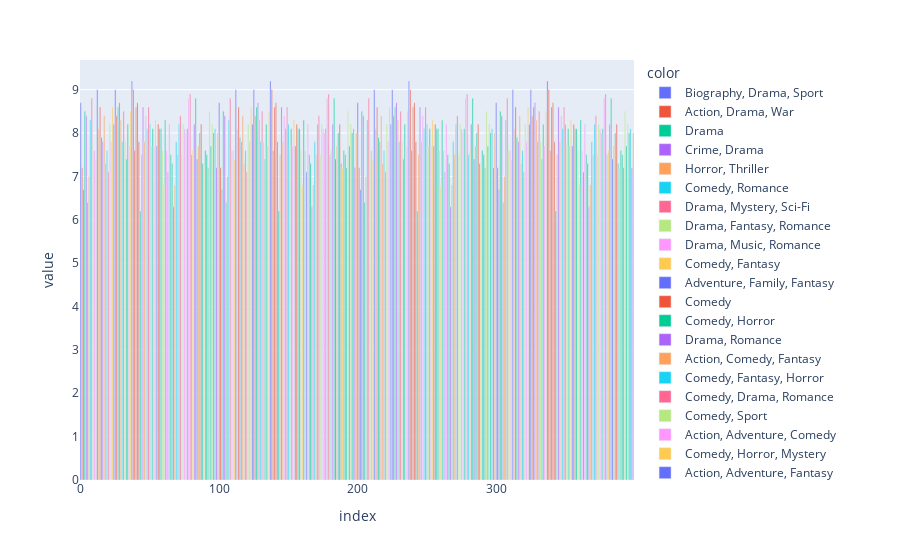

The notebook cell this image was saved under:
### Code cell
fig = px.bar(df["Ratings"],color=df["Genre"])
fig.update_xaxes(categoryorder="sum descending")

### Figure 1 — Plotly figure (JSON) as saved in the notebook; plotly's stock layout.template omitted (floating-point values rounded to 4 significant figures)
{"data": [{"alignmentgroup": "True", "hovertemplate": "color=Biography, Drama, Sport            <br>index=%{x}<br>value=%{y}<extra></extra>", "legendgroup": "Biography, Drama, Sport            ", "marker": {"color": "#636efa", "pattern": {"shape": ""}}, "name": "Biography, Drama, Sport            ", "offsetgroup": "Biography, Drama, Sport            ", "orientation": "v", "showlegend": true, "textposition": "auto", "type": "bar", "x": [0, 2, 100, 102, 200, 202, 300, 302], "xaxis": "x", "y": [8.7, 6.7, 8.7, 6.7, 8.7, 6.7, 8.7, 6.7], "yaxis": "y"}, {"alignmentgroup": "True", "hovertemplate": "color=Action, Drama, War            <br>index=%{x}<br>value=%{y}<extra></extra>", "legendgroup": "Action, Drama, War            ", "marker": {"color": "#EF553B", "pattern": {"shape": ""}}, "name": "Action, Drama, War            ", "offsetgroup": "Action, Drama, War            ", "orientation": "v", "showlegend": true, "textposition": "auto", "type": "bar", "x": [1, 101, 201, 301], "xaxis": "x", "y": [7.2, 7.2, 7.2, 7.2], "yaxis": "y"}, {"alignmentgroup": "True", "hovertemplate": "color=Drama            <br>index=%{x}<br>value=%{y}<extra></extra>", "legendgroup": "Drama            ", "marker": {"color": "#00cc96", "pattern": {"shape": ""}}, "name": "Drama            ", "offsetgroup": "Drama            ", "orientation": "v", "showlegend": true, "textposition": "auto", "type": "bar", "x": [3, 5, 33, 34, 52, 77, 83, 90, 92, 103, 105, 133, 134, 152, 177, 183, 190, 192, 203, 205, 233, 234, 252, 277, 283, 290, 292, 303, 305, 333, 334, 352, 377, 383, 390, 392], "xaxis": "x", "y": [8.5, 6.4, 7.4, 8.2, 8.1, 8.1, 8.8, 7.6, 7.2, 8.5, 6.4, 7.4, 8.2, 8.1, 8.1, 8.8, 7.6, 7.2, 8.5, 6.4, 7.4, 8.2, 8.1, 8.1, 8.8, 7.6, 7.2, 8.5, 6.4, 7.4, 8.2, 8.1, 8.1, 8.8, 7.6, 7.2], "yaxis": "y"}, {"alignmentgroup": "True", "hovertemplate": "color=Crime, Drama            <br>index=%{x}<br>value=%{y}<extra></extra>", "legendgroup": "Crime, Drama            ", "marker": {"color": "#ab63fa", "pattern": {"shape": ""}}, "name": "Crime, Drama            ", "offsetgroup": "Crime, Drama            ", "orientation": "v", "showlegend": true, "textposition": "auto", "type": "bar", "x": [4, 82, 104, 182, 204, 282, 304, 382], "xaxis": "x", "y": [8.4, 8.2, 8.4, 8.2, 8.4, 8.2, 8.4, 8.2], "yaxis": "y"}, {"alignmentgroup": "True", "hovertemplate": "color=Horror, Thriller            <br>index=%{x}<br>value=%{y}<extra></extra>", "legendgroup": "Horror, Thriller            ", "marker": {"color": "#FFA15A", "pattern": {"shape": ""}}, "name": "Horror, Thriller            ", "offsetgroup": "Horror, Thriller            ", "orientation": "v", "showlegend": true, "textposition": "auto", "type": "bar", "x": [6, 13, 44, 106, 113, 144, 206, 213, 244, 306, 313, 344], "xaxis": "x", "y": [7, 8.1, 7.5, 7, 8.1, 7.5, 7, 8.1, 7.5, 7, 8.1, 7.5], "yaxis": "y"}, {"alignmentgroup": "True", "hovertemplate": "color=Comedy, Romance            <br>index=%{x}<br>value=%{y}<extra></extra>", "legendgroup": "Comedy, Romance            ", "marker": {"color": "#19d3f3", "pattern": {"shape": ""}}, "name": "Comedy, Romance            ", "offsetgroup": "Comedy, Romance            ", "orientation": "v", "showlegend": true, "textposition": "auto", "type": "bar", "x": [7, 80, 107, 180, 207, 280, 307, 380], "xaxis": "x", "y": [8.3, 7.5, 8.3, 7.5, 8.3, 7.5, 8.3, 7.5], "yaxis": "y"}, {"alignmentgroup": "True", "hovertemplate": "color=Drama, Mystery, Sci-Fi            <br>index=%{x}<br>value=%{y}<extra></extra>", "legendgroup": "Drama, Mystery, Sci-Fi            ", "marker": {"color": "#FF6692", "pattern": {"shape": ""}}, "name": "Drama, Mystery, Sci-Fi            ", "offsetgroup": "Drama, Mystery, Sci-Fi            ", "orientation": "v", "showlegend": true, "textposition": "auto", "type": "bar", "x": [8, 108, 208, 308], "xaxis": "x", "y": [8.8, 8.8, 8.8, 8.8], "yaxis": "y"}, {"alignmentgroup": "True", "hovertemplate": "color=Drama, Fantasy, Romance            <br>index=%{x}<br>value=%{y}<extra></extra>", "legendgroup": "Drama, Fantasy, Romance            ", "marker": {"color": "#B6E880", "pattern": {"shape": ""}}, "name": "Drama, Fantasy, Romance            ", "offsetgroup": "Drama, Fantasy, Romance            ", "orientation": "v", "showlegend": true, "textposition": "auto", "type": "bar", "x": [9, 73, 109, 173, 209, 273, 309, 373], "xaxis": "x", "y": [7.6, 7.5, 7.6, 7.5, 7.6, 7.5, 7.6, 7.5], "yaxis": "y"}, {"alignmentgroup": "True", "hovertemplate": "color=Drama, Music, Romance            <br>index=%{x}<br>value=%{y}<extra></extra>", "legendgroup": "Drama, Music, Romance            ", "marker": {"color": "#FF97FF", "pattern": {"shape": ""}}, "name": "Drama, Music, Romance            ", "offsetgroup": "Drama, Music, Romance            ", "orientation": "v", "showlegend": true, "textposition": "auto", "type": "bar", "x": [10, 110, 210, 310], "xaxis": "x", "y": [7.6, 7.6, 7.6, 7.6], "yaxis": "y"}, {"alignmentgroup": "True", "hovertemplate": "color=Comedy, Fantasy            <br>index=%{x}<br>value=%{y}<extra></extra>", "legendgroup": "Comedy, Fantasy            ", "marker": {"color": "#FECB52", "pattern": {"shape": ""}}, "name": "Comedy, Fantasy            ", "offsetgroup": "Comedy, Fantasy            ", "orientation": "v", "showlegend": true, "textposition": "auto", "type": "bar", "x": [11, 111, 211, 311], "xaxis": "x", "y": [7.4, 7.4, 7.4, 7.4], "yaxis": "y"}, {"alignmentgroup": "True", "hovertemplate": "color=Adventure, Family, Fantasy            <br>index=%{x}<br>value=%{y}<extra></extra>", "legendgroup": "Adventure, Family, Fantasy            ", "marker": {"color": "#636efa", "pattern": {"shape": ""}}, "name": "Adventure, Family, Fantasy            ", "offsetgroup": "Adventure, Family, Fantasy            ", "orientation": "v", "showlegend": true, "textposition": "auto", "type": "bar", "x": [12, 63, 112, 163, 212, 263, 312, 363], "xaxis": "x", "y": [9, 7.1, 9, 7.1, 9, 7.1, 9, 7.1], "yaxis": "y"}, {"alignmentgroup": "True", "hovertemplate": "color=Comedy            <br>index=%{x}<br>value=%{y}<extra></extra>", "legendgroup": "Comedy            ", "marker": {"color": "#EF553B", "pattern": {"shape": ""}}, "name": "Comedy            ", "offsetgroup": "Comedy            ", "orientation": "v", "showlegend": true, "textposition": "auto", "type": "bar", "x": [14, 114, 214, 314], "xaxis": "x", "y": [8.6, 8.6, 8.6, 8.6], "yaxis": "y"}, {"alignmentgroup": "True", "hovertemplate": "color=Comedy, Horror            <br>index=%{x}<br>value=%{y}<extra></extra>", "legendgroup": "Comedy, Horror            ", "marker": {"color": "#00cc96", "pattern": {"shape": ""}}, "name": "Comedy, Horror            ", "offsetgroup": "Comedy, Horror            ", "orientation": "v", "showlegend": true, "textposition": "auto", "type": "bar", "x": [15, 115, 215, 315], "xaxis": "x", "y": [7.9, 7.9, 7.9, 7.9], "yaxis": "y"}, {"alignmentgroup": "True", "hovertemplate": "color=Drama, Romance            <br>index=%{x}<br>value=%{y}<extra></extra>", "legendgroup": "Drama, Romance            ", "marker": {"color": "#ab63fa", "pattern": {"shape": ""}}, "name": "Drama, Romance            ", "offsetgroup": "Drama, Romance            ", "orientation": "v", "showlegend": true, "textposition": "auto", "type": "bar", "x": [16, 116, 216, 316], "xaxis": "x", "y": [7.8, 7.8, 7.8, 7.8], "yaxis": "y"}, {"alignmentgroup": "True", "hovertemplate": "color=Action, Comedy, Fantasy            <br>index=%{x}<br>value=%{y}<extra></extra>", "legendgroup": "Action, Comedy, Fantasy            ", "marker": {"color": "#FFA15A", "pattern": {"shape": ""}}, "name": "Action, Comedy, Fantasy            ", "offsetgroup": "Action, Comedy, Fantasy            ", "orientation": "v", "showlegend": true, "textposition": "auto", "type": "bar", "x": [17, 18, 117, 118, 217, 218, 317, 318], "xaxis": "x", "y": [8.4, 7.3, 8.4, 7.3, 8.4, 7.3, 8.4, 7.3], "yaxis": "y"}, {"alignmentgroup": "True", "hovertemplate": "color=Comedy, Fantasy, Horror            <br>index=%{x}<br>value=%{y}<extra></extra>", "legendgroup": "Comedy, Fantasy, Horror            ", "marker": {"color": "#19d3f3", "pattern": {"shape": ""}}, "name": "Comedy, Fantasy, Horror            ", "offsetgroup": "Comedy, Fantasy, Horror            ", "orientation": "v", "showlegend": true, "textposition": "auto", "type": "bar", "x": [19, 119, 219, 319], "xaxis": "x", "y": [7.6, 7.6, 7.6, 7.6], "yaxis": "y"}, {"alignmentgroup": "True", "hovertemplate": "color=Comedy, Drama, Romance            <br>index=%{x}<br>value=%{y}<extra></extra>", "legendgroup": "Comedy, Drama, Romance            ", "marker": {"color": "#FF6692", "pattern": {"shape": ""}}, "name": "Comedy, Drama, Romance            ", "offsetgroup": "Comedy, Drama, Romance            ", "orientation": "v", "showlegend": true, "textposition": "auto", "type": "bar", "x": [20, 79, 120, 179, 220, 279, 320, 379], "xaxis": "x", "y": [7.1, 8.9, 7.1, 8.9, 7.1, 8.9, 7.1, 8.9], "yaxis": "y"}, {"alignmentgroup": "True", "hovertemplate": "color=Comedy, Sport            <br>index=%{x}<br>value=%{y}<extra></extra>", "legendgroup": "Comedy, Sport            ", "marker": {"color": "#B6E880", "pattern": {"shape": ""}}, "name": "Comedy, Sport            ", "offsetgroup": "Comedy, Sport            ", "orientation": "v", "showlegend": true, "textposition": "auto", "type": "bar", "x": [21, 121, 221, 321], "xaxis": "x", "y": [8.2, 8.2, 8.2, 8.2], "yaxis": "y"}, {"alignmentgroup": "True", "hovertemplate": "color=Action, Adventure, Comedy            <br>index=%{x}<br>value=%{y}<extra></extra>", "legendgroup": "Action, Adventure, Comedy            ", "marker": {"color": "#FF97FF", "pattern": {"shape": ""}}, "name": "Action, Adventure, Comedy            ", "offsetgroup": "Action, Adventure, Comedy            ", "orientation": "v", "showlegend": true, "textposition": "auto", "type": "bar", "x": [22, 47, 62, 122, 147, 162, 222, 247, 262, 322, 347, 362], "xaxis": "x", "y": [7.8, 8.4, 7.6, 7.8, 8.4, 7.6, 7.8, 8.4, 7.6, 7.8, 8.4, 7.6], "yaxis": "y"}, {"alignmentgroup": "True", "hovertemplate": "color=Comedy, Horror, Mystery            <br>index=%{x}<br>value=%{y}<extra></extra>", "legendgroup": "Comedy, Horror, Mystery            ", "marker": {"color": "#FECB52", "pattern": {"shape": ""}}, "name": "Comedy, Horror, Mystery            ", "offsetgroup": "Comedy, Horror, Mystery            ", "orientation": "v", "showlegend": true, "textposition": "auto", "type": "bar", "x": [23, 123, 223, 323], "xaxis": "x", "y": [8.6, 8.6, 8.6, 8.6], "yaxis": "y"}, {"alignmentgroup": "True", "hovertemplate": "color=Action, Adventure, Fantasy            <br>index=%{x}<br>value=%{y}<extra></extra>", "legendgroup": "Action, Adventure, Fantasy            ", "marker": {"color": "#636efa", "pattern": {"shape": ""}}, "name": "Action, Adventure, Fantasy            ", "offsetgroup": "Action, Adventure, Fantasy            ", "orientation": "v", "showlegend": true, "textposition": "auto", "type": "bar", "x": [24, 25, 124, 125, 224, 225, 324, 325], "xaxis": "x", "y": [8.2, 9, 8.2, 9, 8.2, 9, 8.2, 9], "yaxis": "y"}, {"alignmentgroup": "True", "hovertemplate": "color=Comedy, Music, Romance            <br>index=%{x}<br>value=%{y}<extra></extra>", "legendgroup": "Comedy, Music, Romance            ", "marker": {"color": "#EF553B", "pattern": {"shape": ""}}, "name": "Comedy, Music, Romance            ", "offsetgroup": "Comedy, Music, Romance            ", "orientation": "v", "showlegend": true, "textposition": "auto", "type": "bar", "x": [26, 126, 226, 326], "xaxis": "x", "y": [8.4, 8.4, 8.4, 8.4], "yaxis": "y"}, {"alignmentgroup": "True", "hovertemplate": "color=Action, Adventure, Sci-Fi            <br>index=%{x}<br>value=%{y}<extra></extra>", "legendgroup": "Action, Adventure, Sci-Fi            ", "marker": {"color": "#00cc96", "pattern": {"shape": ""}}, "name": "Action, Adventure, Sci-Fi            ", "offsetgroup": "Action, Adventure, Sci-Fi            ", "orientation": "v", "showlegend": true, "textposition": "auto", "type": "bar", "x": [27, 57, 65, 66, 86, 88, 91, 127, 157, 165, 166, 186, 188, 191, 227, 257, 265, 266, 286, 288, 291, 327, 357, 365, 366, 386, 388, 391], "xaxis": "x", "y": [8.6, 8.1, 7.5, 7.3, 8, 7.3, 7.5, 8.6, 8.1, 7.5, 7.3, 8, 7.3, 7.5, 8.6, 8.1, 7.5, 7.3, 8, 7.3, 7.5, 8.6, 8.1, 7.5, 7.3, 8, 7.3, 7.5], "yaxis": "y"}, {"alignmentgroup": "True", "hovertemplate": "color=Action, Drama, Horror            <br>index=%{x}<br>value=%{y}<extra></extra>", "legendgroup": "Action, Drama, Horror            ", "marker": {"color": "#ab63fa", "pattern": {"shape": ""}}, "name": "Action, Drama, Horror            ", "offsetgroup": "Action, Drama, Horror            ", "orientation": "v", "showlegend": true, "textposition": "auto", "type": "bar", "x": [28, 128, 228, 328], "xaxis": "x", "y": [8.7, 8.7, 8.7, 8.7], "yaxis": "y"}, {"alignmentgroup": "True", "hovertemplate": "color=Horror, Mystery, Thriller            <br>index=%{x}<br>value=%{y}<extra></extra>", "legendgroup": "Horror, Mystery, Thriller            ", "marker": {"color": "#FFA15A", "pattern": {"shape": ""}}, "name": "Horror, Mystery, Thriller            ", "offsetgroup": "Horror, Mystery, Thriller            ", "orientation": "v", "showlegend": true, "textposition": "auto", "type": "bar", "x": [29, 70, 99, 129, 170, 199, 229, 270, 299, 329, 370, 399], "xaxis": "x", "y": [8.3, 7.5, 8, 8.3, 7.5, 8, 8.3, 7.5, 8, 8.3, 7.5, 8], "yaxis": "y"}, {"alignmentgroup": "True", "hovertemplate": "color=Action, Adventure            <br>index=%{x}<br>value=%{y}<extra></extra>", "legendgroup": "Action, Adventure            ", "marker": {"color": "#19d3f3", "pattern": {"shape": ""}}, "name": "Action, Adventure            ", "offsetgroup": "Action, Adventure            ", "orientation": "v", "showlegend": true, "textposition": "auto", "type": "bar", "x": [30, 130, 230, 330], "xaxis": "x", "y": [7.8, 7.8, 7.8, 7.8], "yaxis": "y"}, {"alignmentgroup": "True", "hovertemplate": "color=Action, Crime, Fantasy            <br>index=%{x}<br>value=%{y}<extra></extra>", "legendgroup": "Action, Crime, Fantasy            ", "marker": {"color": "#FF6692", "pattern": {"shape": ""}}, "name": "Action, Crime, Fantasy            ", "offsetgroup": "Action, Crime, Fantasy            ", "orientation": "v", "showlegend": true, "textposition": "auto", "type": "bar", "x": [31, 131, 231, 331], "xaxis": "x", "y": [8.5, 8.5, 8.5, 8.5], "yaxis": "y"}, {"alignmentgroup": "True", "hovertemplate": "color=Action, Crime, Thriller            <br>index=%{x}<br>value=%{y}<extra></extra>", "legendgroup": "Action, Crime, Thriller            ", "marker": {"color": "#B6E880", "pattern": {"shape": ""}}, "name": "Action, Crime, Thriller            ", "offsetgroup": "Action, Crime, Thriller            ", "orientation": "v", "showlegend": true, "textposition": "auto", "type": "bar", "x": [32, 59, 93, 95, 132, 159, 193, 195, 232, 259, 293, 295, 332, 359, 393, 395], "xaxis": "x", "y": [7.8, 7.6, 8.5, 8.2, 7.8, 7.6, 8.5, 8.2, 7.8, 7.6, 8.5, 8.2, 7.8, 7.6, 8.5, 8.2], "yaxis": "y"}, {"alignmentgroup": "True", "hovertemplate": "color=Comedy, Drama            <br>index=%{x}<br>value=%{y}<extra></extra>", "legendgroup": "Comedy, Drama            ", "marker": {"color": "#FF97FF", "pattern": {"shape": ""}}, "name": "Comedy, Drama            ", "offsetgroup": "Comedy, Drama            ", "orientation": "v", "showlegend": true, "textposition": "auto", "type": "bar", "x": [35, 64, 78, 135, 164, 178, 235, 264, 278, 335, 364, 378], "xaxis": "x", "y": [7.7, 8.2, 8.8, 7.7, 8.2, 8.8, 7.7, 8.2, 8.8, 7.7, 8.2, 8.8], "yaxis": "y"}, {"alignmentgroup": "True", "hovertemplate": "color=Action, Adventure, Drama            <br>index=%{x}<br>value=%{y}<extra></extra>", "legendgroup": "Action, Adventure, Drama            ", "marker": {"color": "#FECB52", "pattern": {"shape": ""}}, "name": "Action, Adventure, Drama            ", "offsetgroup": "Action, Adventure, Drama            ", "orientation": "v", "showlegend": true, "textposition": "auto", "type": "bar", "x": [36, 89, 136, 189, 236, 289, 336, 389], "xaxis": "x", "y": [8.5, 7.2, 8.5, 7.2, 8.5, 7.2, 8.5, 7.2], "yaxis": "y"}, {"alignmentgroup": "True", "hovertemplate": "color=Action, Drama, Sci-Fi            <br>index=%{x}<br>value=%{y}<extra></extra>", "legendgroup": "Action, Drama, Sci-Fi            ", "marker": {"color": "#636efa", "pattern": {"shape": ""}}, "name": "Action, Drama, Sci-Fi            ", "offsetgroup": "Action, Drama, Sci-Fi            ", "orientation": "v", "showlegend": true, "textposition": "auto", "type": "bar", "x": [37, 137, 237, 337], "xaxis": "x", "y": [9.2, 9.2, 9.2, 9.2], "yaxis": "y"}, {"alignmentgroup": "True", "hovertemplate": "color=Drama, Sport            <br>index=%{x}<br>value=%{y}<extra></extra>", "legendgroup": "Drama, Sport            ", "marker": {"color": "#EF553B", "pattern": {"shape": ""}}, "name": "Drama, Sport            ", "offsetgroup": "Drama, Sport            ", "orientation": "v", "showlegend": true, "textposition": "auto", "type": "bar", "x": [38, 39, 40, 41, 42, 138, 139, 140, 141, 142, 238, 239, 240, 241, 242, 338, 339, 340, 341, 342], "xaxis": "x", "y": [9, 7.6, 8.6, 8.7, 7.8, 9, 7.6, 8.6, 8.7, 7.8, 9, 7.6, 8.6, 8.7, 7.8, 9, 7.6, 8.6, 8.7, 7.8], "yaxis": "y"}, {"alignmentgroup": "True", "hovertemplate": "color=Biography, Crime, Drama            <br>index=%{x}<br>value=%{y}<extra></extra>", "legendgroup": "Biography, Crime, Drama            ", "marker": {"color": "#00cc96", "pattern": {"shape": ""}}, "name": "Biography, Crime, Drama            ", "offsetgroup": "Biography, Crime, Drama            ", "orientation": "v", "showlegend": true, "textposition": "auto", "type": "bar", "x": [43, 61, 94, 143, 161, 194, 243, 261, 294, 343, 361, 394], "xaxis": "x", "y": [6.2, 8.3, 7.7, 6.2, 8.3, 7.7, 6.2, 8.3, 7.7, 6.2, 8.3, 7.7], "yaxis": "y"}, {"alignmentgroup": "True", "hovertemplate": "color=Action, Adventure, Family            <br>index=%{x}<br>value=%{y}<extra></extra>", "legendgroup": "Action, Adventure, Family            ", "marker": {"color": "#ab63fa", "pattern": {"shape": ""}}, "name": "Action, Adventure, Family            ", "offsetgroup": "Action, Adventure, Family            ", "orientation": "v", "showlegend": true, "textposition": "auto", "type": "bar", "x": [45, 145, 245, 345], "xaxis": "x", "y": [8.6, 8.6, 8.6, 8.6], "yaxis": "y"}, {"alignmentgroup": "True", "hovertemplate": "color=Horror, Mystery            <br>index=%{x}<br>value=%{y}<extra></extra>", "legendgroup": "Horror, Mystery            ", "marker": {"color": "#FFA15A", "pattern": {"shape": ""}}, "name": "Horror, Mystery            ", "offsetgroup": "Horror, Mystery            ", "orientation": "v", "showlegend": true, "textposition": "auto", "type": "bar", "x": [46, 146, 246, 346], "xaxis": "x", "y": [7.8, 7.8, 7.8, 7.8], "yaxis": "y"}, {"alignmentgroup": "True", "hovertemplate": "color=Crime, Drama, Thriller            <br>index=%{x}<br>value=%{y}<extra></extra>", "legendgroup": "Crime, Drama, Thriller            ", "marker": {"color": "#19d3f3", "pattern": {"shape": ""}}, "name": "Crime, Drama, Thriller            ", "offsetgroup": "Crime, Drama, Thriller            ", "orientation": "v", "showlegend": true, "textposition": "auto", "type": "bar", "x": [48, 50, 97, 148, 150, 197, 248, 250, 297, 348, 350, 397], "xaxis": "x", "y": [8.1, 8.2, 8.1, 8.1, 8.2, 8.1, 8.1, 8.2, 8.1, 8.1, 8.2, 8.1], "yaxis": "y"}, {"alignmentgroup": "True", "hovertemplate": "color=Biography, Drama, History            <br>index=%{x}<br>value=%{y}<extra></extra>", "legendgroup": "Biography, Drama, History            ", "marker": {"color": "#FF6692", "pattern": {"shape": ""}}, "name": "Biography, Drama, History            ", "offsetgroup": "Biography, Drama, History            ", "orientation": "v", "showlegend": true, "textposition": "auto", "type": "bar", "x": [49, 149, 249, 349], "xaxis": "x", "y": [8.6, 8.6, 8.6, 8.6], "yaxis": "y"}, {"alignmentgroup": "True", "hovertemplate": "color=Action, Drama, History            <br>index=%{x}<br>value=%{y}<extra></extra>", "legendgroup": "Action, Drama, History            ", "marker": {"color": "#B6E880", "pattern": {"shape": ""}}, "name": "Action, Drama, History            ", "offsetgroup": "Action, Drama, History            ", "orientation": "v", "showlegend": true, "textposition": "auto", "type": "bar", "x": [51, 151, 251, 351], "xaxis": "x", "y": [7.7, 7.7, 7.7, 7.7], "yaxis": "y"}, {"alignmentgroup": "True", "hovertemplate": "color=Crime, Drama, Mystery            <br>index=%{x}<br>value=%{y}<extra></extra>", "legendgroup": "Crime, Drama, Mystery            ", "marker": {"color": "#FF97FF", "pattern": {"shape": ""}}, "name": "Crime, Drama, Mystery            ", "offsetgroup": "Crime, Drama, Mystery            ", "orientation": "v", "showlegend": true, "textposition": "auto", "type": "bar", "x": [53, 76, 153, 176, 253, 276, 353, 376], "xaxis": "x", "y": [7.7, 8, 7.7, 8, 7.7, 8, 7.7, 8], "yaxis": "y"}, {"alignmentgroup": "True", "hovertemplate": "color=Action, Comedy, Crime            <br>index=%{x}<br>value=%{y}<extra></extra>", "legendgroup": "Action, Comedy, Crime            ", "marker": {"color": "#FECB52", "pattern": {"shape": ""}}, "name": "Action, Comedy, Crime            ", "offsetgroup": "Action, Comedy, Crime            ", "orientation": "v", "showlegend": true, "textposition": "auto", "type": "bar", "x": [54, 60, 154, 160, 254, 260, 354, 360], "xaxis": "x", "y": [8.3, 6.8, 8.3, 6.8, 8.3, 6.8, 8.3, 6.8], "yaxis": "y"}, {"alignmentgroup": "True", "hovertemplate": "color=Horror, Sci-Fi            <br>index=%{x}<br>value=%{y}<extra></extra>", "legendgroup": "Horror, Sci-Fi            ", "marker": {"color": "#636efa", "pattern": {"shape": ""}}, "name": "Horror, Sci-Fi            ", "offsetgroup": "Horror, Sci-Fi            ", "orientation": "v", "showlegend": true, "textposition": "auto", "type": "bar", "x": [55, 155, 255, 355], "xaxis": "x", "y": [7.7, 7.7, 7.7, 7.7], "yaxis": "y"}, {"alignmentgroup": "True", "hovertemplate": "color=Comedy, Crime, Drama            <br>index=%{x}<br>value=%{y}<extra></extra>", "legendgroup": "Comedy, Crime, Drama            ", "marker": {"color": "#EF553B", "pattern": {"shape": ""}}, "name": "Comedy, Crime, Drama            ", "offsetgroup": "Comedy, Crime, Drama            ", "orientation": "v", "showlegend": true, "textposition": "auto", "type": "bar", "x": [56, 156, 256, 356], "xaxis": "x", "y": [8.2, 8.2, 8.2, 8.2], "yaxis": "y"}, {"alignmentgroup": "True", "hovertemplate": "color=Mystery, Thriller            <br>index=%{x}<br>value=%{y}<extra></extra>", "legendgroup": "Mystery, Thriller            ", "marker": {"color": "#00cc96", "pattern": {"shape": ""}}, "name": "Mystery, Thriller            ", "offsetgroup": "Mystery, Thriller            ", "orientation": "v", "showlegend": true, "textposition": "auto", "type": "bar", "x": [58, 158, 258, 358], "xaxis": "x", "y": [8.1, 8.1, 8.1, 8.1], "yaxis": "y"}, {"alignmentgroup": "True", "hovertemplate": "color=Action, Drama, Fantasy            <br>index=%{x}<br>value=%{y}<extra></extra>", "legendgroup": "Action, Drama, Fantasy            ", "marker": {"color": "#ab63fa", "pattern": {"shape": ""}}, "name": "Action, Drama, Fantasy            ", "offsetgroup": "Action, Drama, Fantasy            ", "orientation": "v", "showlegend": true, "textposition": "auto", "type": "bar", "x": [67, 167, 267, 367], "xaxis": "x", "y": [6.3, 6.3, 6.3, 6.3], "yaxis": "y"}, {"alignmentgroup": "True", "hovertemplate": "color=Biography, Drama            <br>index=%{x}<br>value=%{y}<extra></extra>", "legendgroup": "Biography, Drama            ", "marker": {"color": "#FFA15A", "pattern": {"shape": ""}}, "name": "Biography, Drama            ", "offsetgroup": "Biography, Drama            ", "orientation": "v", "showlegend": true, "textposition": "auto", "type": "bar", "x": [68, 85, 168, 185, 268, 285, 368, 385], "xaxis": "x", "y": [6.8, 7.7, 6.8, 7.7, 6.8, 7.7, 6.8, 7.7], "yaxis": "y"}, {"alignmentgroup": "True", "hovertemplate": "color=Horror, Sci-Fi, Thriller            <br>index=%{x}<br>value=%{y}<extra></extra>", "legendgroup": "Horror, Sci-Fi, Thriller            ", "marker": {"color": "#19d3f3", "pattern": {"shape": ""}}, "name": "Horror, Sci-Fi, Thriller            ", "offsetgroup": "Horror, Sci-Fi, Thriller            ", "orientation": "v", "showlegend": true, "textposition": "auto", "type": "bar", "x": [69, 71, 169, 171, 269, 271, 369, 371], "xaxis": "x", "y": [7.8, 8.2, 7.8, 8.2, 7.8, 8.2, 7.8, 8.2], "yaxis": "y"}, {"alignmentgroup": "True", "hovertemplate": "color=Action, Horror, Sci-Fi            <br>index=%{x}<br>value=%{y}<extra></extra>", "legendgroup": "Action, Horror, Sci-Fi            ", "marker": {"color": "#FF6692", "pattern": {"shape": ""}}, "name": "Action, Horror, Sci-Fi            ", "offsetgroup": "Action, Horror, Sci-Fi            ", "orientation": "v", "showlegend": true, "textposition": "auto", "type": "bar", "x": [72, 172, 272, 372], "xaxis": "x", "y": [8.4, 8.4, 8.4, 8.4], "yaxis": "y"}, {"alignmentgroup": "True", "hovertemplate": "color=Action, Adventure, Biography            <br>index=%{x}<br>value=%{y}<extra></extra>", "legendgroup": "Action, Adventure, Biography            ", "marker": {"color": "#B6E880", "pattern": {"shape": ""}}, "name": "Action, Adventure, Biography            ", "offsetgroup": "Action, Adventure, Biography            ", "orientation": "v", "showlegend": true, "textposition": "auto", "type": "bar", "x": [74, 174, 274, 374], "xaxis": "x", "y": [8.2, 8.2, 8.2, 8.2], "yaxis": "y"}, {"alignmentgroup": "True", "hovertemplate": "color=Crime, Drama, Horror            <br>index=%{x}<br>value=%{y}<extra></extra>", "legendgroup": "Crime, Drama, Horror            ", "marker": {"color": "#FF97FF", "pattern": {"shape": ""}}, "name": "Crime, Drama, Horror            ", "offsetgroup": "Crime, Drama, Horror            ", "orientation": "v", "showlegend": true, "textposition": "auto", "type": "bar", "x": [75, 175, 275, 375], "xaxis": "x", "y": [8.1, 8.1, 8.1, 8.1], "yaxis": "y"}, {"alignmentgroup": "True", "hovertemplate": "color=Crime, Drama, Film-Noir            <br>index=%{x}<br>value=%{y}<extra></extra>", "legendgroup": "Crime, Drama, Film-Noir            ", "marker": {"color": "#FECB52", "pattern": {"shape": ""}}, "name": "Crime, Drama, Film-Noir            ", "offsetgroup": "Crime, Drama, Film-Noir            ", "orientation": "v", "showlegend": true, "textposition": "auto", "type": "bar", "x": [81, 181, 281, 381], "xaxis": "x", "y": [7.6, 7.6, 7.6, 7.6], "yaxis": "y"}, {"alignmentgroup": "True", "hovertemplate": "color=Action, Crime, Drama            <br>index=%{x}<br>value=%{y}<extra></extra>", "legendgroup": "Action, Crime, Drama            ", "marker": {"color": "#636efa", "pattern": {"shape": ""}}, "name": "Action, Crime, Drama            ", "offsetgroup": "Action, Crime, Drama            ", "orientation": "v", "showlegend": true, "textposition": "auto", "type": "bar", "x": [84, 184, 284, 384], "xaxis": "x", "y": [7.4, 7.4, 7.4, 7.4], "yaxis": "y"}, {"alignmentgroup": "True", "hovertemplate": "color=Adventure, Mystery, Sci-Fi            <br>index=%{x}<br>value=%{y}<extra></extra>", "legendgroup": "Adventure, Mystery, Sci-Fi            ", "marker": {"color": "#EF553B", "pattern": {"shape": ""}}, "name": "Adventure, Mystery, Sci-Fi            ", "offsetgroup": "Adventure, Mystery, Sci-Fi            ", "orientation": "v", "showlegend": true, "textposition": "auto", "type": "bar", "x": [87, 187, 287, 387], "xaxis": "x", "y": [8.2, 8.2, 8.2, 8.2], "yaxis": "y"}, {"alignmentgroup": "True", "hovertemplate": "color=Drama, War            <br>index=%{x}<br>value=%{y}<extra></extra>", "legendgroup": "Drama, War            ", "marker": {"color": "#00cc96", "pattern": {"shape": ""}}, "name": "Drama, War            ", "offsetgroup": "Drama, War            ", "orientation": "v", "showlegend": true, "textposition": "auto", "type": "bar", "x": [96, 196, 296, 396], "xaxis": "x", "y": [8, 8, 8, 8], "yaxis": "y"}, {"alignmentgroup": "True", "hovertemplate": "color=Adventure, Comedy, Drama            <br>index=%{x}<br>value=%{y}<extra></extra>", "legendgroup": "Adventure, Comedy, Drama            ", "marker": {"color": "#ab63fa", "pattern": {"shape": ""}}, "name": "Adventure, Comedy, Drama            ", "offsetgroup": "Adventure, Comedy, Drama            ", "orientation": "v", "showlegend": true, "textposition": "auto", "type": "bar", "x": [98, 198, 298, 398], "xaxis": "x", "y": [7.2, 7.2, 7.2, 7.2], "yaxis": "y"}], "layout": {"barmode": "relative", "legend": {"title": {"text": "color"}, "tracegroupgap": 0}, "margin": {"t": 60}, "xaxis": {"anchor": "y", "categoryorder": "sum descending", "domain": [0, 1], "title": {"text": "index"}}, "yaxis": {"anchor": "x", "domain": [0, 1], "title": {"text": "value"}}}}
